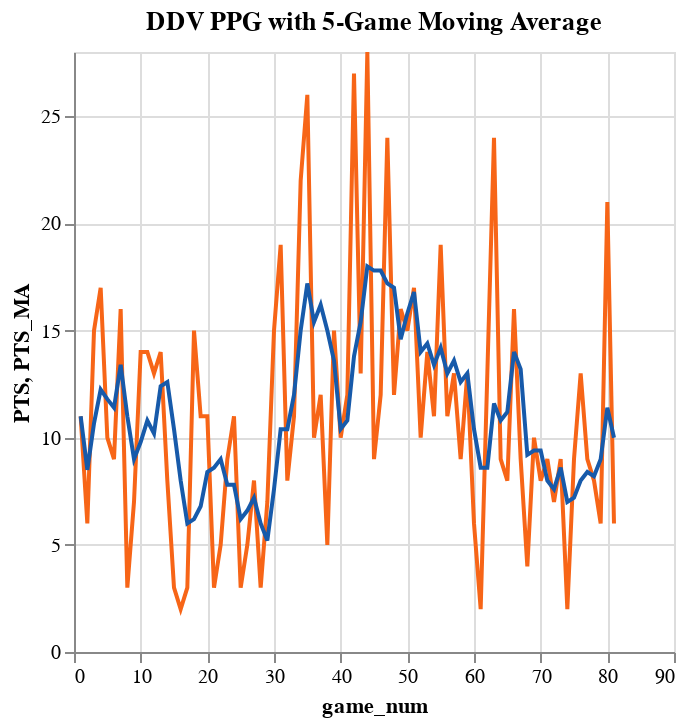

The notebook cell this image was saved under:
### Code cell
# Calculate 5-game moving average
ddv['PTS_MA'] = ddv['PTS'].rolling(window=5, min_periods=1).mean()

# Create the base chart for actual points
pts_chart = alt.Chart(ddv).mark_line(color='#f76517').encode(
    x='game_num:Q',
    y='PTS:Q',
    tooltip=['game_num', 'PTS']
).properties(
    title="DDV PPG with 5-Game Moving Average"
)

# Create the moving average line
ma_chart = alt.Chart(ddv).mark_line(color='#175aaa').encode(
    x='game_num:Q',
    y='PTS_MA:Q',
    tooltip=['game_num', 'PTS_MA']
)

# Combine both charts
final_chart = pts_chart + ma_chart
final_chart
